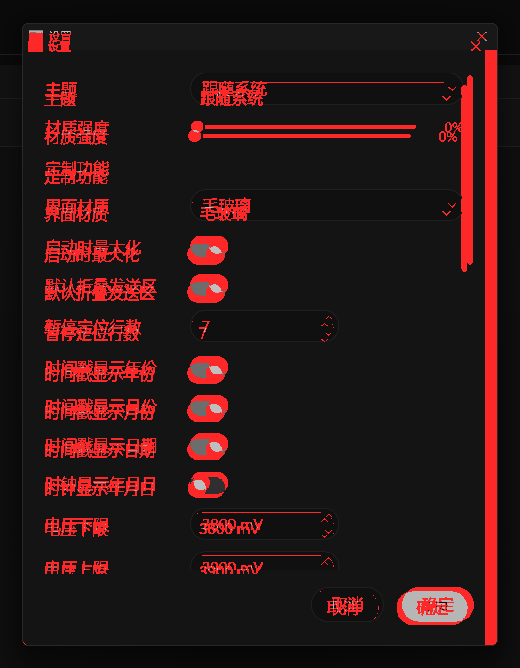

Source code (Python):
"""把换帧帧 vs 稳态帧的差异画成红色叠加图，直观看闪烁区域。"""
import os, sys
sys.path.insert(0, os.path.dirname(os.path.abspath(__file__)))
_ROOT = os.path.dirname(os.path.dirname(os.path.abspath(__file__)))
from PySide6.QtGui import QImage, QColor
from PySide6.QtWidgets import QApplication
app = QApplication([])
R = _ROOT + "/devtools"
a = QImage(R + "/_frames_open_sync_run1/f007_swap.png").convertToFormat(QImage.Format_RGB888)
b = QImage(R + "/_frames_swap_instant/2_settled.png").convertToFormat(QImage.Format_RGB888)
out = QImage(b.width(), b.height(), QImage.Format_RGB888)
out.fill(QColor(30, 30, 30))
for y in range(b.height()):
    for x in range(b.width()):
        pa, pb = a.pixelColor(x, y), b.pixelColor(x, y)
        d = abs(pa.red()-pb.red())+abs(pa.green()-pb.green())+abs(pa.blue()-pb.blue())
        if d > 60:
            out.setPixelColor(x, y, QColor(255, 40, 40))
        else:
            g = (pb.red()+pb.green()+pb.blue())//4
            out.setPixelColor(x, y, QColor(g, g, g))
out.scaledToWidth(520).save(R + "/_diff_swap_vis.png")
print("saved _diff_swap_vis.png")
